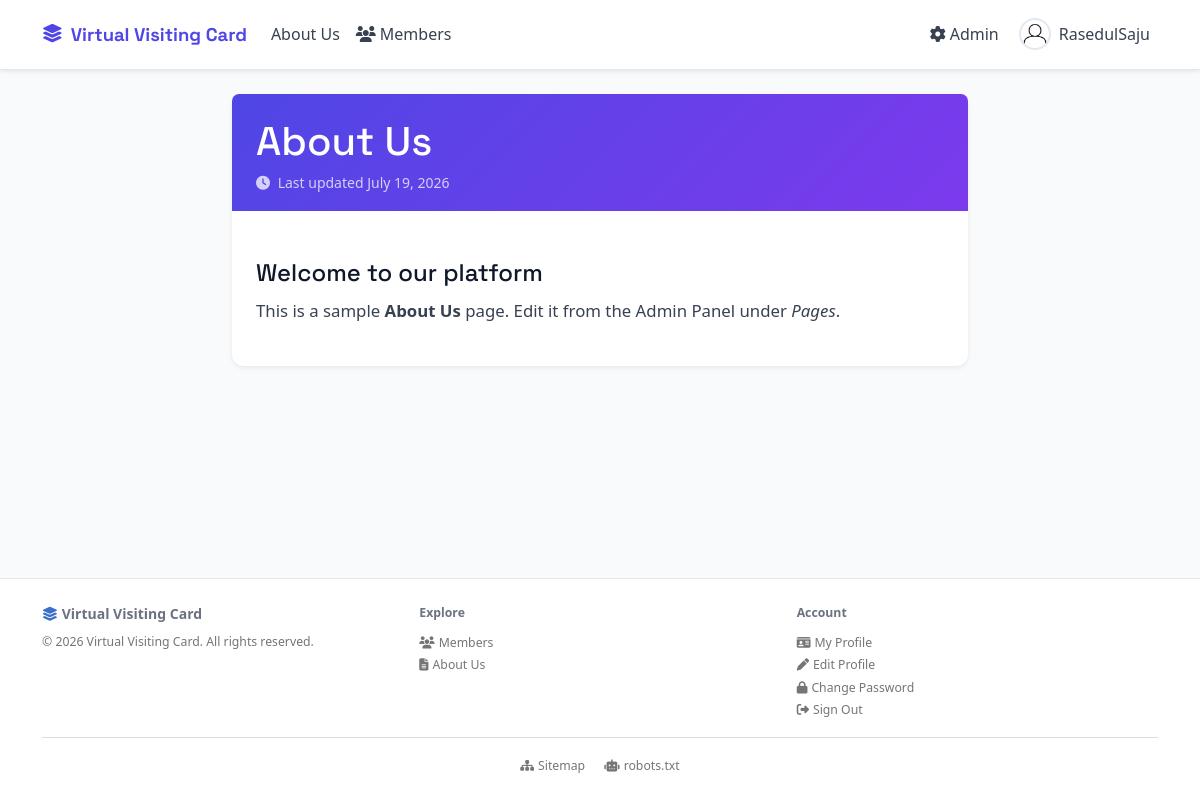
/about-us (signed in), run on the app's committed database.
### tables this page shows
CREATE TABLE `pages` (
  `id`          INT UNSIGNED NOT NULL AUTO_INCREMENT,
  `slug`        VARCHAR(200) NOT NULL,
  `title`       VARCHAR(300) NOT NULL,
  `content`     LONGTEXT,
  `show_in_nav` TINYINT(1)   NOT NULL DEFAULT 0,
  `nav_order`   INT          NOT NULL DEFAULT 0,
  `meta_robots` VARCHAR(20)  NOT NULL DEFAULT 'index,follow',
  `updated_at`  DATETIME     NOT NULL DEFAULT CURRENT_TIMESTAMP
                             ON UPDATE CURRENT_TIMESTAMP,
  PRIMARY KEY (`id`),
  UNIQUE KEY `uq_slug` (`slug`)
);

CREATE TABLE `users` (
  `id`                INT UNSIGNED                    NOT NULL AUTO_INCREMENT,
  `username`          VARCHAR(50)                     NOT NULL,
  `full_name`         VARCHAR(150)                    NULL,
  `email`             VARCHAR(150)                    NOT NULL,
  `password_hash`     VARCHAR(255)                    NOT NULL,
  `role`              ENUM('user','admin','superadmin') NOT NULL DEFAULT 'user',
  `account_status`    ENUM('active','resigned')       NOT NULL DEFAULT 'active',
  `can_edit_profile`  TINYINT(1)                      NOT NULL DEFAULT 1,
  `meta_robots`       VARCHAR(20)                     NOT NULL DEFAULT 'index,follow',
  `show_in_directory` TINYINT(1)                      NOT NULL DEFAULT 1,
  `profile_image`     VARCHAR(255)                    NOT NULL DEFAULT 'default-avatar.png',
  `bio`               TEXT,
  `reset_token`       VARCHAR(64)                     NULL DEFAULT NULL,
  `reset_expires`     DATETIME                        NULL DEFAULT NULL,
  `created_at`        DATETIME                        NOT NULL DEFAULT CURRENT_TIMESTAMP,
  PRIMARY KEY (`id`),
  UNIQUE KEY `uq_username` (`username`),
  UNIQUE KEY `uq_email`    (`email`)
);

### helpers.php (called while the page is built, shortened)
<?php
require_once __DIR__ . '/db.php';
function e(string $s): string
{
    return htmlspecialchars($s, ENT_QUOTES | ENT_HTML5, 'UTF-8');
}
function isLoggedIn(): bool
{
    return !empty($_SESSION['user_id']);
}
function avatarUrl(string $filename): string
{
    if ($filename === '' || $filename === DEFAULT_AVATAR
        || !file_exists(UPLOAD_DIR . $filename)) {
        return UPLOAD_URL . DEFAULT_AVATAR;
    }
    return UPLOAD_URL . rawurlencode($filename);
}
function getNavPages(): array
{
    try {
        $stmt = getDB()->query(
            "SELECT slug, title FROM pages
             WHERE show_in_nav = 1 ORDER BY nav_order ASC, title ASC"
        );
        return $stmt->fetchAll();
    } catch (PDOException) {
        return [];
    }
}
function getSetting(string $key, string $default = ''): string
{
    try {
        $stmt = getDB()->prepare('SELECT value FROM settings WHERE `skey` = ? LIMIT 1');
        $stmt->execute([$key]);
        $row = $stmt->fetch();
        return $row ? $row['value'] : $default;
    } catch (PDOException) {
        return $default;
    }
}
function siteName(): string
{
    static $_cached = null;
    if ($_cached === null) {
        $fallback = defined('APP_NAME') ? APP_NAME : _SITE_NAME_FALLBACK;
        try { $_cached = getSetting('site_name') ?: $fallback; }
        catch (Exception) { $_cached = $fallback; }
    }
    return $_cached;
}
function getTheme(): array
{
    static $_cached = null;
    if ($_cached === null) {
        $defaults = [
            'primary_color'    => '#4f46e5',
            'accent_color'     => '#7c3aed',
            'text_color'       => '#374151',
            'heading_color'    => '#0f172a',
            'bg_color'         => '#f8fafc',
            'surface_color'    => '#ffffff',
            'border_radius'    => '12',
            'font_heading'     => 'Space Grotesk',
            'font_body'        => 'system-ui',
            'enable_animations'=> '1',
        ];
        $_cached = $defaults;
        try {
            foreach ($defaults as $k => $v) {
                $_cached[$k] = getSetting('theme_' . $k, $v) ?: $v;
            }
        } catch (Exception) {
        }
    }
    return $_cached;
}

### db.php (called while the page is built, shortened)
<?php
function getDB(): PDO
{
    static $pdo = null;
    if ($pdo === null) {
        $dsn = sprintf(
            'mysql:host=%s;dbname=%s;charset=%s',
            DB_HOST, DB_NAME, DB_CHARSET
        );
        $pdo = new PDO($dsn, DB_USER, DB_PASS, [
            PDO::ATTR_ERRMODE            => PDO::ERRMODE_EXCEPTION,
            PDO::ATTR_DEFAULT_FETCH_MODE => PDO::FETCH_ASSOC,
            PDO::ATTR_EMULATE_PREPARES   => false,
        ]);
    }
    return $pdo;
}

### templates/page.php (the view, shortened to what this page needs)
<div class="row justify-content-center">
    <div class="col-lg-8">
        <article class="card border-0 shadow-sm">
            <div class="page-article-header card-header border-0 p-4 pb-3">
                <h1 class="page-title mb-1"><?= e($page['title']) ?></h1>
                <small class="text-muted">
                    <i class="fas fa-clock me-1"></i>
                    Last updated <?= date('F j, Y', strtotime($page['updated_at'])) ?>
                </small>
            </div>
            <div class="card-body p-4 page-content">
                <?= $page['content']  ?>
            </div>
        </article>
    </div>
</div>

### templates/layout_header.php (shortened to what this page needs)
<?php
$_navPages   = getNavPages();
$_activeUser = null;
if (isLoggedIn()) {
    try {
        $s = getDB()->prepare('SELECT id, username, role, profile_image FROM users WHERE id = ? LIMIT 1');
        $s->execute([$_SESSION['user_id']]);
        $_activeUser = $s->fetch();
    } catch (PDOException) {}
}
$_currentSlug = trim($_GET['url'] ?? '', '/');
?>
<!DOCTYPE html>
<html lang="en">
<head>
    <link rel="stylesheet" href="https://cdnjs.cloudflare.com/ajax/libs/font-awesome/6.5.0/css/all.min.css">
    <link rel="stylesheet" href="https://cdnjs.cloudflare.com/ajax/libs/mdb-ui-kit/6.4.0/mdb.min.css">
    <link rel="stylesheet" href="<?= BASE_URL ?>assets/css/custom.css">
<?php
$_theme = getTheme();
?>
</head>
<body>
<nav class="navbar navbar-expand-lg cms-navbar sticky-top shadow-sm">
    <div class="container">
        <a class="navbar-brand cms-brand" href="<?= BASE_URL ?>">
            <i class="fas fa-layer-group me-2"></i><?= e(siteName()) ?>
        </a>
        <div class="collapse navbar-collapse" id="navMain">
            <ul class="navbar-nav me-auto mb-2 mb-lg-0">
                <?php foreach ($_navPages as $_np): ?>
                <li class="nav-item">
                    <a class="nav-link <?= $_currentSlug === $_np['slug'] ? 'active' : '' ?>"
                       href="<?= BASE_URL . e($_np['slug']) ?>">
                        <?= e($_np['title']) ?>
                    </a>
                </li>
                <?php endforeach; ?>
                <li class="nav-item">
                    <a class="nav-link <?= $_currentSlug === 'members' ? 'active' : '' ?>"
                       href="<?= BASE_URL ?>members">
                        <i class="fas fa-users me-1"></i>Members
                    </a>
                </li>
            </ul>
            <ul class="navbar-nav ms-auto align-items-lg-center gap-1">
                <?php if ($_activeUser): ?>
                    <?php if ($_activeUser['role'] === 'admin'): ?>
                    <li class="nav-item">
                        <a class="nav-link cms-admin-link" href="<?= BASE_URL ?>admin/">
                            <i class="fas fa-cog me-1"></i>Admin
                        </a>
                    </li>
                    <?php endif; ?>
                    <li class="nav-item cms-user-wrap d-none d-lg-block">
                        <a class="nav-link cms-user-toggle d-flex align-items-center gap-2"
                           href="#" id="userDropDesktop" role="button">
                            <img src="<?= avatarUrl($_activeUser['profile_image']) ?>"
                                 class="rounded-circle cms-nav-avatar" width="32" height="32"
                                 style="object-fit:cover;" alt="">
                            <span><?= e($_activeUser['username']) ?></span>
                        </a>
                    </li>
                <?php endif; ?>
            </ul>
        </div>
    </div>
</nav>
<main class="container py-4">

### templates/layout_footer.php (shortened to what this page needs)
</main>
<footer class="cms-footer mt-auto py-4">
    <div class="container">
        <div class="row align-items-start g-3">
            <div class="col-md-4">
                <div class="fw-bold mb-1">
                    <i class="fas fa-layer-group me-1 text-primary"></i><?= e(siteName()) ?>
                </div>
                <small class="text-muted">© <?= date('Y') ?> <?= e(siteName()) ?>. All rights reserved.</small>
            </div>
            <div class="col-md-4">
                <p class="fw-semibold small mb-2">Explore</p>
                <ul class="list-unstyled mb-0">
                    <li><a href="<?= BASE_URL ?>members" class="text-muted text-decoration-none small">
                        <i class="fas fa-users me-1"></i>Members</a></li>
                    <?php foreach (getNavPages() as $_fp): ?>
                    <li><a href="<?= BASE_URL . e($_fp['slug']) ?>" class="text-muted text-decoration-none small">
                        <i class="fas fa-file-alt me-1"></i><?= e($_fp['title']) ?></a></li>
                    <?php endforeach; ?>
                </ul>
            </div>
            <div class="col-md-4">
                <p class="fw-semibold small mb-2">Account</p>
                <ul class="list-unstyled mb-0">
                    <?php if (isLoggedIn()): ?>
                    <li><a href="<?= BASE_URL . e($_SESSION['username'] ?? '') ?>" class="text-muted text-decoration-none small">
                        <i class="fas fa-id-card me-1"></i>My Profile</a></li>
                    <li><a href="<?= BASE_URL ?>edit-profile" class="text-muted text-decoration-none small">
                        <i class="fas fa-pen me-1"></i>Edit Profile</a></li>
                    <li><a href="<?= BASE_URL ?>change-password" class="text-muted text-decoration-none small">
                        <i class="fas fa-lock me-1"></i>Change Password</a></li>
                    <li><a href="<?= BASE_URL ?>logout" class="text-muted text-decoration-none small">
                        <i class="fas fa-sign-out-alt me-1"></i>Sign Out</a></li>
                    <?php endif; ?>
                </ul>
            </div>
        </div>
        <hr class="my-3 opacity-25">
        <div class="text-center">
            <a href="<?= BASE_URL ?>sitemap.xml" class="text-muted text-decoration-none small me-3">
                <i class="fas fa-sitemap me-1"></i>Sitemap
            </a>
            <a href="<?= BASE_URL ?>robots.txt" class="text-muted text-decoration-none small">
                <i class="fas fa-robot me-1"></i>robots.txt
            </a>
        </div>
    </div>
</footer>
</body>
</html>

### assets/css/custom.css (style rules this page uses)
:root { --cms-primary: #4f46e5; --cms-primary-dark: #3730a3; --cms-accent: #7c3aed; --cms-ink: #0f172a; --cms-body: #374151; --cms-muted: #6b7280; --cms-border: #e2e8f0; --cms-bg: #f8fafc; --cms-surface: #ffffff; --cms-radius: 12px; --cms-shadow: 0 2px 16px rgba(15, 23, 42, .08); --cms-shadow-lg: 0 8px 32px rgba(15, 23, 42, .12); --cms-font-display: 'Space Grotesk', system-ui, sans-serif; --cms-font-body: -apple-system, BlinkMacSystemFont, 'Segoe UI', system-ui, sans-serif; }
html { scroll-behavior: smooth; }
body { font-family: var(--cms-font-body); background-color: var(--cms-bg); color: var(--cms-body); min-height: 100vh; display: flex; flex-direction: column; }
h1, h2, h3, h4, h5, h6, .navbar-brand, .auth-card-header h1 { font-family: var(--cms-font-display); color: var(--cms-ink); }
main.container { flex: 1; }
.cms-navbar { background: var(--cms-surface) !important; border-bottom: 1px solid var(--cms-border); padding: .75rem 0; }
.cms-brand { font-family: var(--cms-font-display); font-weight: 700; font-size: 1.15rem; color: var(--cms-primary) !important; text-decoration: none; }
.cms-navbar .nav-link { color: var(--cms-body) !important; font-weight: 500; padding: .4rem .75rem; border-radius: 8px; transition: background .15s, color .15s; }
.cms-admin-link { color: var(--cms-accent) !important; }
.cms-nav-avatar { border: 2px solid var(--cms-border); }
.cms-user-wrap { position: relative; }
.card { border-radius: var(--cms-radius) !important; box-shadow: var(--cms-shadow); }
.page-article-header { background: linear-gradient(135deg, var(--cms-primary) 0%, var(--cms-accent) 100%); color: white; }
.page-article-header .page-title { color: white; font-family: var(--cms-font-display); }
.page-article-header .text-muted { color: rgba(255,255,255,.75) !important; }
.page-content { font-size: 1.05rem; line-height: 1.75; color: var(--cms-body); }
.page-content h1, .page-content h2, .page-content h3, .page-content h4, .page-content h5, .page-content h6 { font-family: var(--cms-font-display); color: var(--cms-ink); margin-top: 1.5rem; }
.cms-footer { background: var(--cms-surface); border-top: 1px solid var(--cms-border); color: var(--cms-muted); font-size: .875rem; }

### data on the page
pages: title "About Us", updated_at "July 19, 2026", content "Welcome to our platform This is a sample About Us page. Edit it from the Admin Panel under Pages ."
users: profile_image (placeholder picture), username "RasedulSaju"

### other printed values
siteName() "Virtual Visiting Card"
